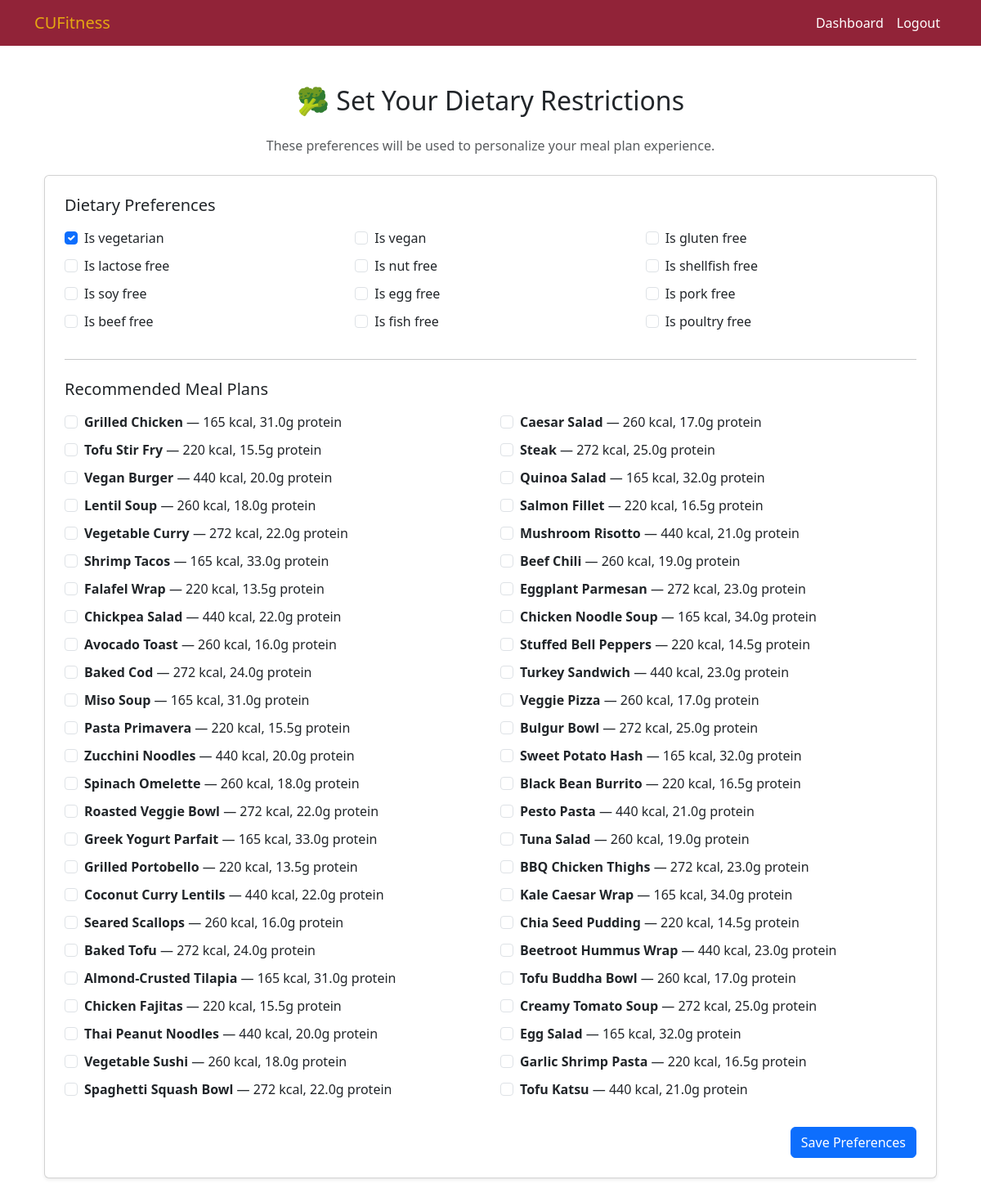
/MealPlan/set_dietary_restrictions/ (signed in), run on an earlier commit of the app's database.
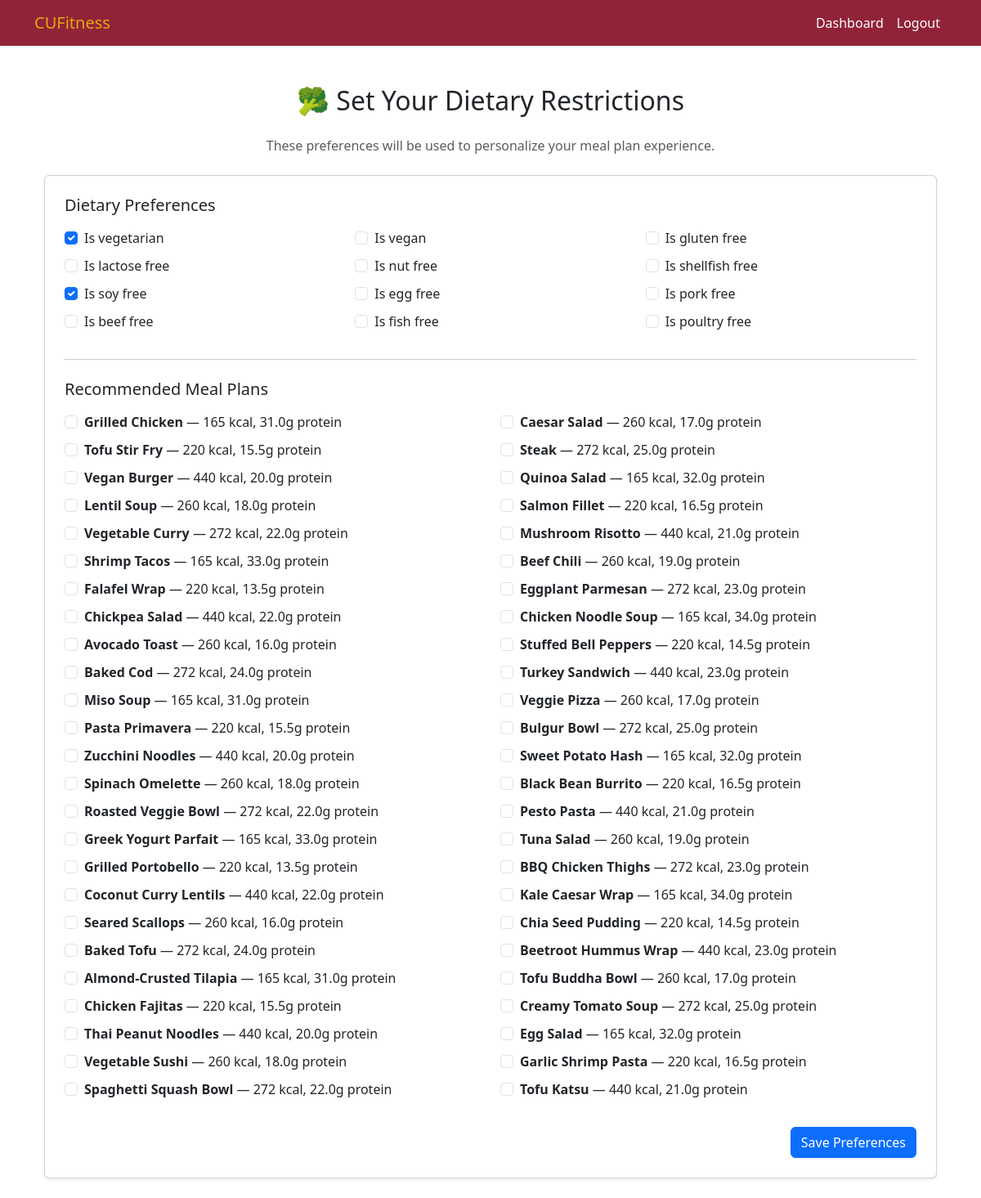
And on a later commit of the database.
### MealPlan/models/DietaryRestrictions.py (models this page shows, shortened)
class DietaryRestrictions(models.Model):
    user = models.OneToOneField(settings.AUTH_USER_MODEL, on_delete = models.CASCADE, related_name = 'dietary_restrictions')
    meal_plans = models.ManyToManyField(DietaryRestrictions_MealPlan, blank=True)
    is_vegetarian = models.BooleanField(default=False)
    is_vegan = models.BooleanField(default=False)
    is_gluten_Free = models.BooleanField(default=False)
    is_lactose_Free = models.BooleanField(default=False)
    is_nut_Free = models.BooleanField(default=False)
    is_shellfish_Free = models.BooleanField(default=False)
    is_soy_free = models.BooleanField(default=False)
    is_egg_free = models.BooleanField(default=False)
    is_pork_free = models.BooleanField(default=False)
    is_beef_free = models.BooleanField(default=False)
    is_fish_free = models.BooleanField(default=False)
    is_poultry_free = models.BooleanField(default=False)

### MealPlan/views/DietaryRestrictions.py (the view)
# urls.py: path('set_dietary_restrictions/', set_dietary_restrictions, name='set_dietary_restrictions'),
@login_required
def set_dietary_restrictions(request):
    try:
        restriction = DietaryRestrictions.objects.get(user=request.user)
    except DietaryRestrictions.DoesNotExist:
        restriction = DietaryRestrictions(user=request.user)
    if request.method == 'POST':
        form = DietaryRestrictionsForm(request.POST, instance=restriction)
        if form.is_valid():
            restriction = form.save(commit=False)
            restriction.user = request.user
            restriction.save()
            form.save_m2m()
            return redirect('dashboard')
    else:
        form = DietaryRestrictionsForm(instance=restriction)
    return render(request, 'mealplan/set_dietary_restrictions.html', {'form': form})

### MealPlan/forms/DietaryRestrictionsForm.py
class DietaryRestrictionsForm(forms.ModelForm):
    class Meta:
        model = DietaryRestrictions
        fields = [
            'is_vegetarian', 'is_vegan', 'is_gluten_Free', 'is_lactose_Free',
            'is_nut_Free', 'is_shellfish_Free', 'is_soy_free', 'is_egg_free',
            'is_pork_free', 'is_beef_free', 'is_fish_free', 'is_poultry_free',
            'meal_plans'
        ]
        widgets = {
            'meal_plans': forms.CheckboxSelectMultiple(attrs={'class': 'form-check'}),
        }
    def __init__(self, *args, **kwargs):
        super().__init__(*args, **kwargs)
        dietary_fields = [
            'is_vegetarian', 'is_vegan', 'is_gluten_Free', 'is_lactose_Free',
            'is_nut_Free', 'is_shellfish_Free', 'is_soy_free', 'is_egg_free',
            'is_pork_free', 'is_beef_free', 'is_fish_free', 'is_poultry_free',
        ]
        for field in dietary_fields:
            self.fields[field].widget = forms.CheckboxInput(attrs={'class': 'form-check-input'})
            self.fields[field].label = self.fields[field].label.replace('_', ' ').replace('is ', '').capitalize()
        self.fields['meal_plans'].label = "Select Meal Plans"

### templates/mealplan/set_dietary_restrictions.html (shortened to what this page needs)
{% extends "base.html" %}
{% block content %}
<div class="container py-4">
    <h2 class="text-center mb-4">🥦 Set Your Dietary Restrictions</h2>
    <p class="text-center text-muted mb-4">These preferences will be used to personalize your meal plan experience.</p>
    <form method="post" class="card shadow-sm p-4">
        <h5 class="mb-3">Dietary Preferences</h5>
        <div class="row">
            {% for field in form %}
                {% if field.name != 'meal_plans' %}
                    <div class="col-md-4 mb-2">
                        <div class="form-check">
                            {{ field }}
                            <label class="form-check-label" for="{{ field.id_for_label }}">{{ field.label }}</label>
                        </div>
                    </div>
                {% endif %}
            {% endfor %}
        </div>
        <hr class="my-4">
        <h5 class="mb-3">Recommended Meal Plans</h5>
        <div class="row">
            {% for meal in form.meal_plans.field.queryset %}
                <div class="col-md-6 mb-2">
                    <div class="form-check">
                        <input class="form-check-input" type="checkbox" name="{{ form.meal_plans.name }}"
                               value="{{ meal.id }}"
                               id="meal-{{ meal.id }}">
                        <label class="form-check-label" for="meal-{{ meal.id }}">
                            <strong>{{ meal.name }}</strong> — {{ meal.calories }} kcal, {{ meal.protein }}g protein
                        </label>
                    </div>
                </div>
            {% empty %}
                <p class="text-muted">No meal plans available.</p>
            {% endfor %}
        </div>
        <div class="text-end mt-4">
            <button type="submit" class="btn btn-primary">Save Preferences</button>
        </div>
    </form>
</div>
{% endblock %}

What changed in the data, as far as the page shows it:
changed DietaryRestrictions: is_soy_free "☐" → "☑"
